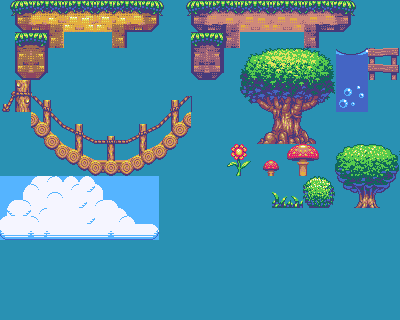

This game map was drawn from its Tiled (.tmx) file and the tilesets committed beside it. A one-line description and the trimmed map source follow:
An orthogonal 25x20 tile map with 16x16 px tiles, 2 tile layers (Tile Layer 2, Tile Layer 1).

<map version="1.0" orientation="orthogonal" width="25" height="20" tilewidth="16" tileheight="16">
 <tileset firstgid="1" name="tileset" tilewidth="16" tileheight="16">
  <image source="tileset.png" width="240" height="610" />
 </tileset>
 <layer name="Tile Layer 2" width="25" height="20">
  <data>[500 cells, 500 non-empty, 1 distinct tile ids]</data>
 </layer>
 <layer name="Tile Layer 1" width="25" height="20">
  <data>[500 cells, 246 non-empty, 236 distinct tile ids]</data>
 </layer>
</map>